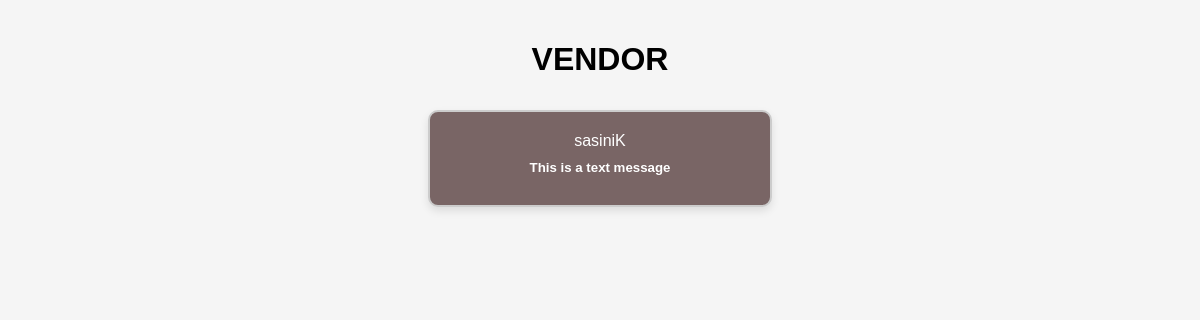
Before: /Pages/vendor-p/displayBoxes.php with the older database file.
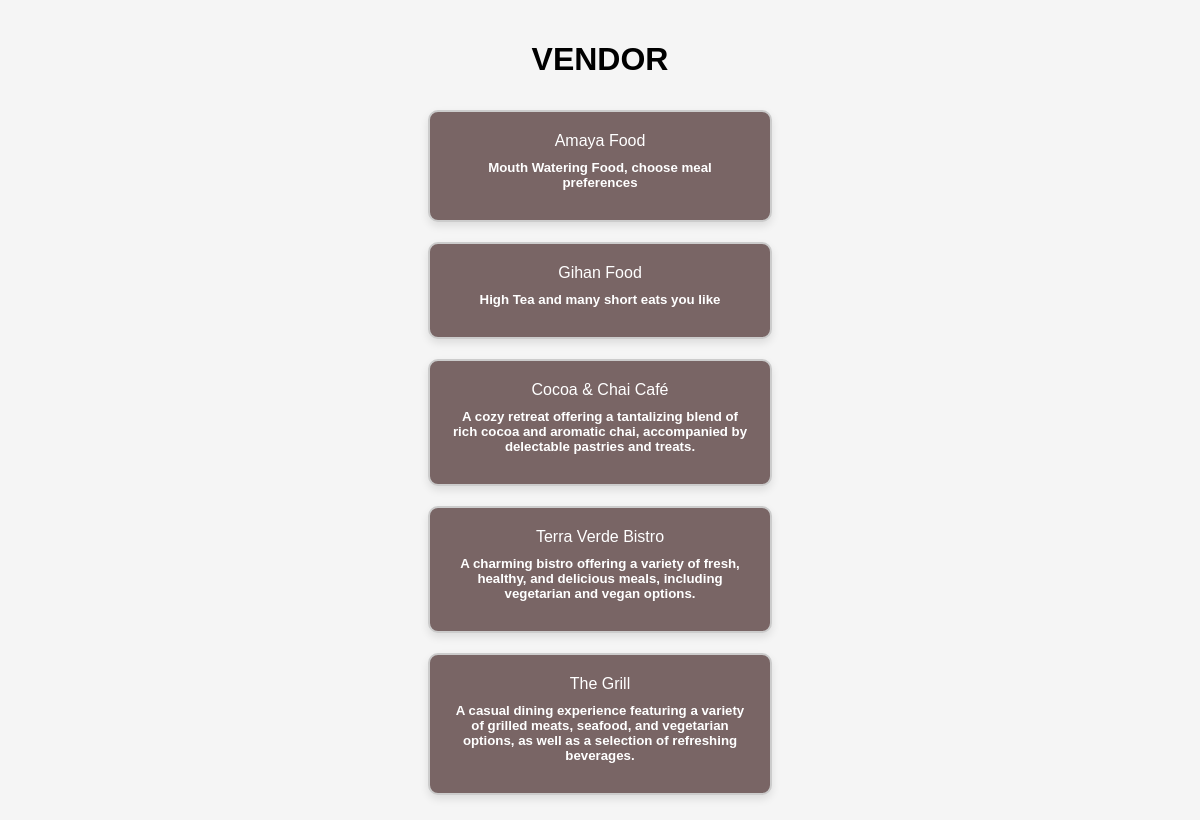
After: the same page with the newer database file.
### tables this page shows
CREATE TABLE IF NOT EXISTS `vendor` (
    `id` INT(100) NOT NULL AUTO_INCREMENT,
    `admin_id` INT(100) NOT NULL,
    `name` VARCHAR(50) NOT NULL,
    `description` VARCHAR(1000) NOT NULL,
    `type` VARCHAR(100) NOT NULL,
    PRIMARY KEY (`id`),
    FOREIGN KEY (`admin_id`) REFERENCES `admin` (`id`)
);

### Pages/vendor-p/displayBoxes.php (the view, shortened to what this page needs)
<?php
include('../../Include/connectin.php');
$sql = "SELECT * FROM vendor";
$result = $conn->query($sql);
?>
<!DOCTYPE html>
<html lang="en">
<head>
  <link rel="stylesheet" href="https://cdnjs.cloudflare.com/ajax/libs/font-awesome/5.15.3/css/all.min.css">
</head>
<body>
  <h1>VENDOR</h1>
<?php if ($result->num_rows > 0): ?>
  <?php while ($row = $result->fetch_assoc()): ?>
    <div class="database-box" onclick="saveAndRedirect(<?= $row['id'] ?>)">
      <?= $row['name'] ?>
        <h5><?= $row['description'] ?></h5>
    </div>
  <?php endwhile; ?>
<?php endif; ?>
</body>
</html>

Changed rows visible on the page:
removed vendor: name "sasiniK", description "This is a text message"
added vendor: name "Amaya Food", description "Mouth Watering Food, choose meal preferences"
added vendor: name "Gihan Food", description "High Tea and many short eats you like"
added vendor: name "Cocoa & Chai Café", description "A cozy retreat offering a tantalizing blend of rich cocoa and aromatic chai, accompanied by delectable pastries and treats."
added vendor: name "Terra Verde Bistro", description "A charming bistro offering a variety of fresh, healthy, and delicious meals, including vegetarian and vegan options."
added vendor: name "The Grill", description "A casual dining experience featuring a variety of grilled meats, seafood, and vegetarian options, as well as a selection of refreshing beverages."
